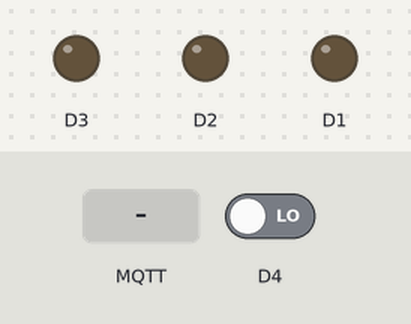
Bench run of a sketch on a simulated ESP8266 (NodeMCU). On the bench: output pins drawn as LEDs (lit = HIGH). Inputs (shaded band) come from the test bench; at power-on: D4 LOW. WiFi joins after 1.5 s; servers stay silent unless stated; no MQTT or app messages arrive unless stated; what the sketch prints to the serial monitor is not drawn.

Above: at 2.7 s.
2.8 s: MQTT message "sw1_on" arrives on the first subscribed topic
At 3.4 s:
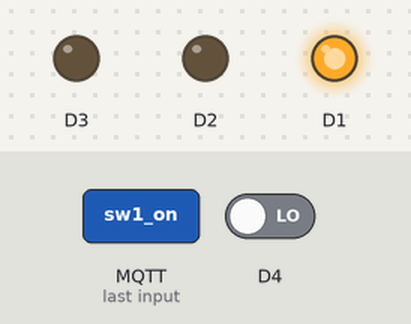
4.3 s: MQTT message "sw2_on" arrives on the first subscribed topic
At 5.5 s:
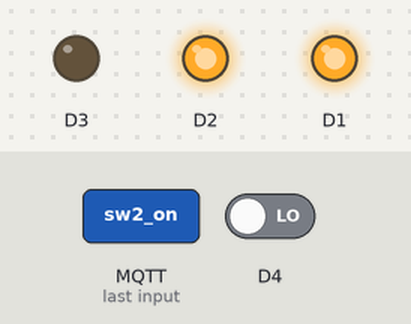
5.8 s: MQTT message "sw1_off" arrives on the first subscribed topic
At 6.9 s:
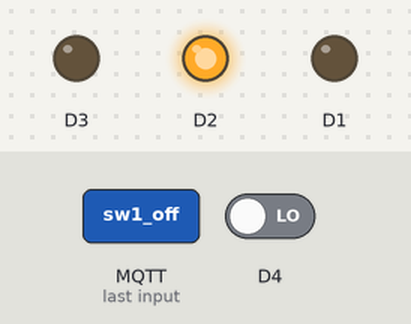
7.3 s: MQTT message "sw3_on" arrives on the first subscribed topic
At 8.0 s:
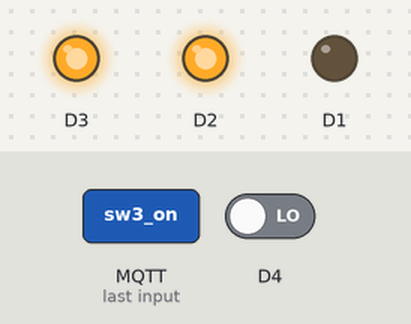
8.8 s: MQTT message "sw2_off" arrives on the first subscribed topic
At 9.2 s:
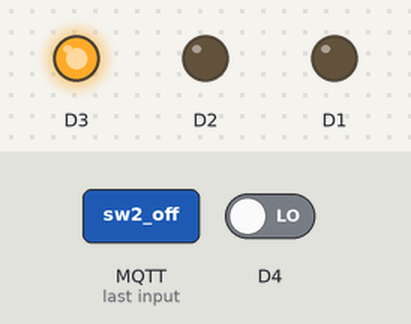
10.3 s: MQTT message "sw3_off" arrives on the first subscribed topic
At 11.6 s:
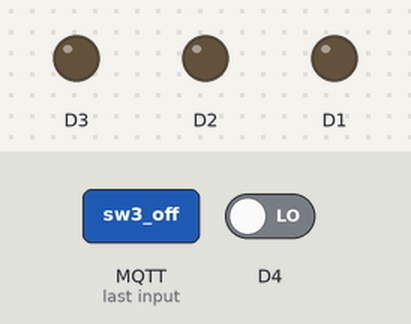
Timing chart, 0 to 12.8 s (numbered marks = the images above; inputs shaded):
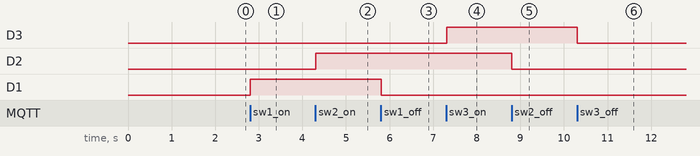

Measured:
- after the input at 2.8 s, D1: LOW → HIGH at once
- after the input at 4.3 s, D2: LOW → HIGH at once
- after the input at 5.8 s, D1: HIGH → LOW at once
- after the input at 7.3 s, D3: LOW → HIGH at once
- after the input at 8.8 s, D2: HIGH → LOW at once
- after the input at 10.3 s, D3: HIGH → LOW at once

The sketch:

connectify.ino
```cpp
#include <ESP8266WiFi.h>
#include <PubSubClient.h>

//MQTT topic for Thingify
#define TOPIC  "team00"

int lasta = -32676;
unsigned long lastSend = 0;

// Change the credentials below, so your ESP8266 connects to your router
const char* ssid = "SSID";
const char* password = "PASSWORD";

// Change the variable to your Raspberry Pi IP address, so it connects to your MQTT broker
const char* mqtt_server = "54.152.151.227";

// Initializes the espClient. You should change the espClient name if you have multiple ESPs running in your home automation system
WiFiClient espClient;
PubSubClient client(espClient);


long now = millis();
long lastMeasure = 0;

// Don't change the function below. This functions connects your ESP8266 to your router
void setup_wifi()
{
  delay(10);
  // We start by connecting to a WiFi network
  Serial.println();
  Serial.print("Connecting to ");
  Serial.println(ssid);
  WiFi.begin(ssid, password);
  while (WiFi.status() != WL_CONNECTED) {
    delay(500);
    Serial.print(".");
  }
  Serial.println("");
  Serial.print("WiFi connected - ESP IP address: ");
  Serial.println(WiFi.localIP());
}

// This functions is executed when some device publishes a message to a topic that your ESP8266 is subscribed to
// Change the function below to add logic to your program, so when a device publishes a message to a topic that
// your ESP8266 is subscribed you can actually do something

void callback(String topic, byte* message, unsigned int length) {
  Serial.print("Message arrived on topic: ");
  Serial.print(topic);
  Serial.print(". Message: ");
  String messageTemp;

  for (int i = 0; i < length; i++) {
    Serial.print((char)message[i]);
    messageTemp += (char)message[i];
  }
  Serial.println();

  // Feel free to add more if statements to control more GPIOs with MQTT

  // If a message is received on the topic room/lamp, you check if the message is either on or off. Turns the lamp GPIO according to the message
  if(topic==TOPIC){
      Serial.print("Changing Relay 1 to ");

      //This one is for receiving the string from Thingify for Buzzer
      if(messageTemp == "sw1_on"){
        digitalWrite(D1, HIGH);
        Serial.print("On");
      }
      else if(messageTemp == "sw1_off"){
        digitalWrite(D1, LOW);
        Serial.print("Off");
      }

      //This one is for receiving the string from Thingify for Relay 1
      else if(messageTemp == "sw2_on"){
        digitalWrite(D2, HIGH);
        Serial.print("On");
      }
      else if(messageTemp == "sw2_off"){
        digitalWrite(D2, LOW);
        Serial.print("Off");
      }

      //This one is for receiving the string from Thingify for Relay 2
      else if(messageTemp == "sw3_on"){
        digitalWrite(D3, HIGH);
        Serial.print("On");
      }
      else if(messageTemp == "sw3_off"){
        digitalWrite(D3, LOW);
        Serial.print("Off");
      }
  }
  Serial.println();
}

// This functions reconnects your ESP8266 to your MQTT broker
// Change the function below if you want to subscribe to more topics with your ESP8266
void reconnect() {
  // Loop until we're reconnected
  while (!client.connected()) {
    Serial.print("Attempting MQTT connection...");
    if (client.connect("ESP8266Client")) {
      Serial.println("connected");
      // Subscribe or resubscribe to a topic
      // You can subscribe to more topics (to control more LEDs in this example)
      client.subscribe(TOPIC);

    } else {
      Serial.print("failed, rc=");
      Serial.print(client.state());
      Serial.println(" try again in 5 seconds");
      // Wait 5 seconds before retrying
      delay(5000);
    }
  }
}

void setup()
{
  pinMode(D4, INPUT);
  pinMode(D1, OUTPUT);
  pinMode(D2, OUTPUT);
  pinMode(D3, OUTPUT);
  Serial.begin(9600);
  setup_wifi();

  client.setServer(mqtt_server, 1883);
  client.setCallback(callback);
   client.connect("ESP8266Client","thingify","T#i_@i_2018");
   client.subscribe(TOPIC);

}
int di_1;
uint8_t current_di;
uint8_t last_di=10;
char publish_buffer[5];
// For this project, you don't need to change anything in the loop function. Basically it ensures that you ESP is connected to your broker
void loop() {

  if (!client.connected()) {
    reconnect();
  }
  if(!client.loop())
    client.connect("ESP8266Client","thingify","T#i_@i_2018");
    di_1= digitalRead(D4);
    current_di=di_1;

  if (client.connected()) {
    if(last_di != current_di)
    {
      sprintf(publish_buffer,"%i",current_di);
      client.publish("Thingify", publish_buffer,strlen(publish_buffer));
    memset(publish_buffer,0,5);
    last_di=current_di;
    }
  }


}
```
